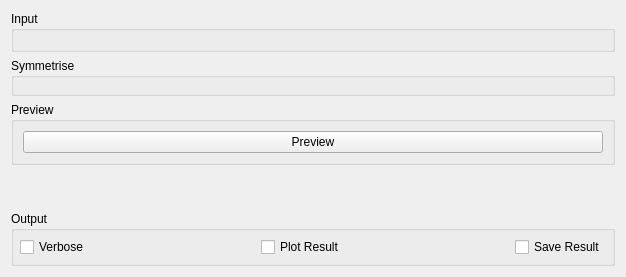
     <widget class="QWidget" name="tabSymmertrise">
      <attribute name="title">
       <string>Symmetrise</string>
      </attribute>
      <layout class="QVBoxLayout" name="verticalLayout_151">
       <item>
        <widget class="QGroupBox" name="gbSymmInput">
         <property name="title">
          <string>Input</string>
         </property>
         <layout class="QVBoxLayout" name="verticalLayout_21">
          <item>
           <widget class="MantidQt::MantidWidgets::DataSelector" name="symm_dsInput" native="true">
            <property name="sizePolicy">
             <sizepolicy hsizetype="Minimum" vsizetype="Fixed">
              <horstretch>0</horstretch>
              <verstretch>0</verstretch>
             </sizepolicy>
            </property>
            <property name="showLoad" stdset="0">
             <bool>false</bool>
            </property>
            <property name="workspaceSuffixes" stdset="0">
             <string>_red</string>
            </property>
            <property name="fileBrowserSuffixes" stdset="0">
             <string>_red.nxs</string>
            </property>
           </widget>
          </item>
         </layout>
        </widget>
       </item>
       <item>
        <widget class="QGroupBox" name="symm_gbOptions">
         <property name="title">
          <string>Symmetrise</string>
         </property>
         <layout class="QHBoxLayout" name="horizontalLayout_3">
          <property name="topMargin">
           <number>6</number>
          </property>
          <item>
           <layout class="QVBoxLayout" name="symm_properties"/>
          </item>
          <item>
           <layout class="QVBoxLayout" name="symm_plot"/>
          </item>
         </layout>
        </widget>
       </item>
       <item>
        <widget class="QGroupBox" name="symm_gbPreview">
         <property name="title">
          <string>Preview</string>
         </property>
         <layout class="QHBoxLayout" name="horizontalLayout_14">
          <item>
           <layout class="QVBoxLayout" name="verticalLayout_22">
            <item>
             <widget class="QPushButton" name="symm_previewButton">
              <property name="text">
               <string>Preview</string>
              </property>
             </widget>
            </item>
            <item>
             <layout class="QVBoxLayout" name="symm_previewProperties"/>
            </item>
           </layout>
          </item>
          <item>
           <layout class="QVBoxLayout" name="symm_previewPlot"/>
          </item>
         </layout>
        </widget>
       </item>
       <item>
        <spacer name="vsSymm">
         <property name="orientation">
          <enum>Qt::Vertical</enum>
         </property>
         <property name="sizeHint" stdset="0">
          <size>
           <width>20</width>
           <height>40</height>
          </size>
         </property>
        </spacer>
       </item>
       <item>
        <widget class="QGroupBox" name="gbSymmOutput">
         <property name="title">
          <string>Output</string>
         </property>
         <layout class="QHBoxLayout" name="horizontalLayout1">
          <property name="margin">
           <number>6</number>
          </property>
          <item>
           <widget class="QCheckBox" name="symm_ckVerbose">
            <property name="enabled">
             <bool>true</bool>
            </property>
            <property name="text">
             <string>Verbose</string>
            </property>
           </widget>
          </item>
          <item>
           <spacer name="horizontalSpacer_24">
            <property name="orientation">
             <enum>Qt::Horizontal</enum>
            </property>
            <property name="sizeHint" stdset="0">
             <size>
              <width>165</width>
              <height>20</height>
             </size>
            </property>
           </spacer>
          </item>
          <item>
           <widget class="QCheckBox" name="symm_ckPlot">
            <property name="text">
             <string>Plot Result</string>
            </property>
           </widget>
          </item>
          <item>
           <spacer name="horizontalSpacer_22">
            <property name="orientation">
             <enum>Qt::Horizontal</enum>
            </property>
            <property name="sizeHint" stdset="0">
             <size>
              <width>164</width>
              <height>20</height>
             </size>
            </property>
           </spacer>
          </item>
          <item>
           <widget class="QCheckBox" name="symm_ckSave">
            <property name="text">
             <string>Save Result</string>
            </property>
           </widget>
          </item>
         </layout>
        </widget>
       </item>
      </layout>
     </widget>
